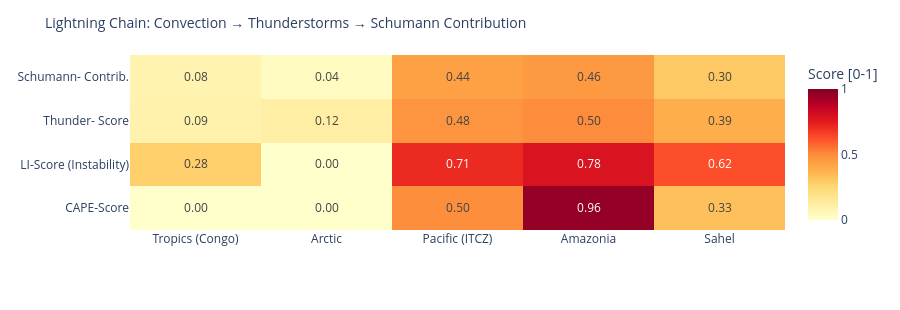

This figure's notebook cell:
### Code cell
# ============================================================
# LIGHTNING CHAIN: Convection → Thunderstorms → Schumann
# Shows the causal chain per measurement point as heatmap
# ============================================================

def cape_score(v):
    """CAPE → normalized score [0,1]"""
    if v is None or pd.isna(v): return 0.0
    return min(1.0, float(v) / 3000)

def li_score(v):
    """Lifted Index: negative = unstable → score [0,1]"""
    if v is None or pd.isna(v): return 0.3
    return min(1.0, max(0.0, (-float(v) + 6) / 12))

def cloud_score(v):
    if v is None or pd.isna(v): return 0.3
    return float(v) / 100

def thunder_score(row):
    """Kombinierter Gewitterwahrscheinlichkeits-Score
    CAPE + LI + Bedeckung + WMO-Gewitter + konvektiver Niederschlag (showers)
    Hinweis: X-Ray und Kp sind kein Bestandteil – nur geomagn./solarer Kontext.
    """
    cs = cape_score(row.get('cape'))
    ls = li_score(row.get('li'))
    cl = cloud_score(row.get('cloud'))
    t  = 1.0 if row.get('thunderstorm') else 0.0
    # Convective precipitation (showers) as additional indicator
    sh = min(1.0, (row.get('showers') or 0) / 5.0)
    return round(cs * 0.30 + ls * 0.25 + cl * 0.15 + t * 0.20 + sh * 0.10, 3)

def schumann_contribution(t_score, lat):
    """Schumann contribution: higher in tropics (±30°), scaled by thunderstorm score"""
    lat_weight = max(0.3, 1.0 - abs(lat) / 60)
    return round(t_score * lat_weight, 3)

df_atm['cape_score']   = df_atm.apply(lambda r: cape_score(r['cape']), axis=1)
df_atm['li_score']     = df_atm.apply(lambda r: li_score(r['li']),    axis=1)
df_atm['thunder_score']= df_atm.apply(lambda r: thunder_score(r.to_dict()), axis=1)
df_atm['schumann_contribution'] = df_atm.apply(
    lambda r: schumann_contribution(r['thunder_score'], r['lat']), axis=1)

metrics = ['cape_score', 'li_score', 'thunder_score', 'schumann_contribution']
labels  = ['CAPE-Score', 'LI-Score\n(Instability)', 'Thunder-\nScore', 'Schumann-\nContrib.']
z_data  = [df_atm[m].tolist() for m in metrics]

fig = go.Figure(go.Heatmap(
    z=z_data,
    x=df_atm['point'].tolist(),
    y=labels,
    colorscale='YlOrRd',
    zmin=0, zmax=1,
    text=[[f'{v:.2f}' for v in row] for row in z_data],
    texttemplate='%{text}', textfont=dict(size=12),
    colorbar=dict(title='Score [0-1]')
))
fig.update_layout(
    title=dict(text='Lightning Chain: Convection → Thunderstorms → Schumann Contribution', font=dict(size=14)),
    height=310,
    plot_bgcolor='rgba(0,0,0,0)', paper_bgcolor='rgba(0,0,0,0)',
    margin=dict(l=130, r=80, t=55, b=80)
)
fig.show()

### Figure 1 — Plotly figure (JSON) as saved in the notebook; plotly's stock layout.template omitted (floating-point values rounded to 4 significant figures)
{"data": [{"colorbar": {"title": {"text": "Score [0-1]"}}, "colorscale": [[0.0, "rgb(255,255,204)"], [0.125, "rgb(255,237,160)"], [0.25, "rgb(254,217,118)"], [0.375, "rgb(254,178,76)"], [0.5, "rgb(253,141,60)"], [0.625, "rgb(252,78,42)"], [0.75, "rgb(227,26,28)"], [0.875, "rgb(189,0,38)"], [1.0, "rgb(128,0,38)"]], "text": [["0.00", "0.00", "0.50", "0.96", "0.33"], ["0.28", "0.00", "0.71", "0.78", "0.62"], ["0.09", "0.12", "0.48", "0.50", "0.39"], ["0.08", "0.04", "0.44", "0.46", "0.30"]], "textfont": {"size": 12}, "texttemplate": "%{text}", "type": "heatmap", "x": ["Tropics (Congo)", "Arctic", "Pacific (ITCZ)", "Amazonia", "Sahel"], "y": ["CAPE-Score", "LI-Score\n(Instability)", "Thunder-\nScore", "Schumann-\nContrib."], "z": [[0.003333, 0.0, 0.4967, 0.9567, 0.33], [0.2833, 0.0, 0.7083, 0.7833, 0.625], [0.087, 0.115, 0.476, 0.502, 0.39], [0.081, 0.035, 0.436, 0.46, 0.305]], "zmax": 1, "zmin": 0}], "layout": {"height": 310, "margin": {"b": 80, "l": 130, "r": 80, "t": 55}, "paper_bgcolor": "rgba(0,0,0,0)", "plot_bgcolor": "rgba(0,0,0,0)", "title": {"font": {"size": 14}, "text": "Lightning Chain: Convection → Thunderstorms → Schumann Contribution"}}}
